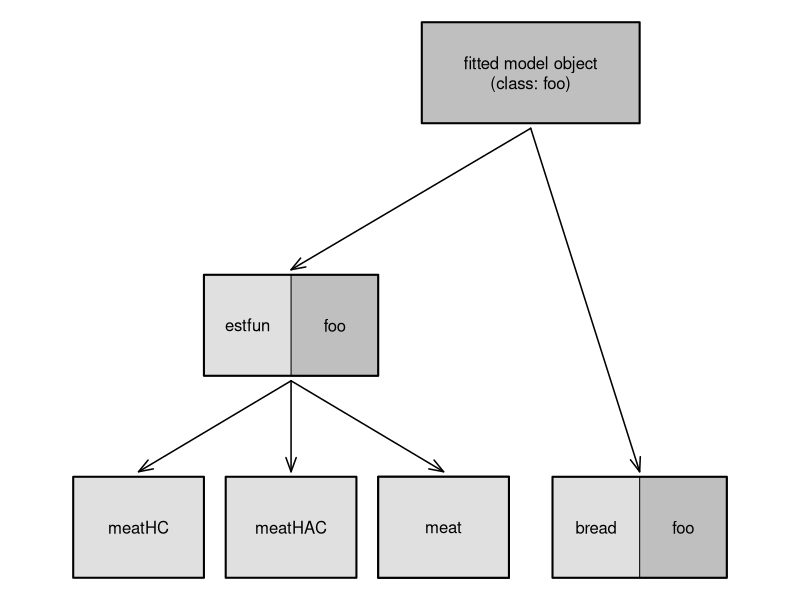

This chart was generated by the following R code:
### R code from vignette source 'sandwich-OOP.Rnw'

###################################################
### code chunk number 1: preliminaries
###################################################
library("AER")
library("MASS")
options(prompt = "R> ", continue = "+   ")


###################################################
### code chunk number 2: sandwich
###################################################
par(mar = rep(0, 4))
plot(0, 0, xlim = c(0, 85), ylim = c(0, 110), type = "n", axes = FALSE, xlab = "", ylab = "")
lgrey <- grey(0.88)
dgrey <- grey(0.75)

rect(45, 90, 70, 110, lwd = 2, col = dgrey)

rect(20, 40, 40, 60, col = lgrey)
rect(30, 40, 40, 60, col = dgrey)
rect(20, 40, 40, 60, lwd = 2)

rect(5, 0, 20, 20, lwd = 2, col = lgrey)
rect(22.5, 0, 37.5, 20, lwd = 2, col = lgrey)
rect(40, 0, 55, 20, lwd = 2, col = lgrey)
rect(40, 0, 55, 20, lwd = 2, col = lgrey)
rect(60, 0, 80, 20, col = lgrey)
rect(70, 0, 80, 20, col = dgrey)
rect(60, 0, 80, 20, lwd = 2)

text(57.5, 100, "fitted model object\n(class: foo)")

text(25, 50, "estfun")
text(35, 50, "foo")

text(12.5, 10, "meatHC")
text(30, 10, "meatHAC")
text(47.5, 10, "meat")
text(65, 10, "bread")
text(75, 10, "foo")

arrows(57.5, 89, 70, 21, lwd = 1.5, length = 0.15, angle = 20)
arrows(57.5, 89, 30, 61, lwd = 1.5, length = 0.15, angle = 20)
arrows(30, 39, 30, 21, lwd = 1.5, length = 0.15, angle = 20)
arrows(30, 39, 12.5, 21, lwd = 1.5, length = 0.15, angle = 20)
arrows(30, 39, 47.5, 21, lwd = 1.5, length = 0.15, angle = 20)


###################################################
### code chunk number 3: dgp
###################################################
set.seed(123)
x <- rnorm(250)
y <- rnbinom(250, mu = exp(1 + x), size = 1)


###################################################
### code chunk number 4: poisson
###################################################
fm_pois <- glm(y ~ x + I(x^2), family = poisson)
coeftest(fm_pois)


###################################################
### code chunk number 5: poisson-sandwich
###################################################
coeftest(fm_pois, vcov = sandwich)


###################################################
### code chunk number 6: quasipoisson
###################################################
fm_qpois <- glm(y ~ x + I(x^2), family = quasipoisson)
coeftest(fm_qpois)


###################################################
### code chunk number 7: negbin
###################################################
fm_nbin <- glm.nb(y ~ x + I(x^2))
coeftest(fm_nbin)


###################################################
### code chunk number 8: sandwich-OOP.Rnw:625-630
###################################################
library("AER")
data("Affairs", package = "AER")
fm_tobit <- tobit(affairs ~ age + yearsmarried + religiousness + occupation + rating, data = Affairs)
fm_probit <- glm(I(affairs > 0) ~ age + yearsmarried + religiousness + occupation + rating,
  data = Affairs, family = binomial(link = "probit"))


###################################################
### code chunk number 9: sandwich-OOP.Rnw:637-639
###################################################
coeftest(fm_tobit)
coeftest(fm_tobit, vcov = sandwich)


###################################################
### code chunk number 10: sandwich-OOP.Rnw:647-649
###################################################
coeftest(fm_probit)
coeftest(fm_probit, vcov = sandwich)
